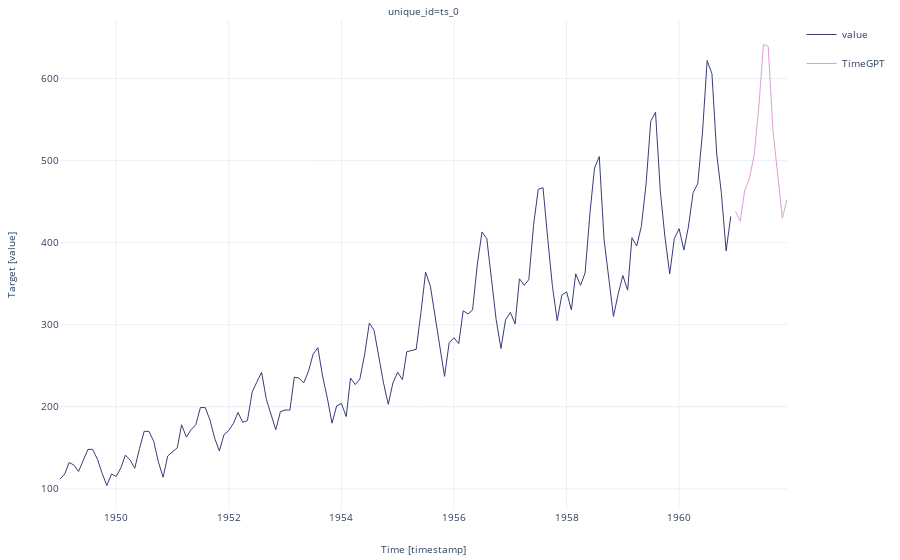

This figure's notebook cell:
### Code cell
timegpt.plot(df, timegpt_fcst_df, time_col='timestamp', target_col='value')

### Figure 1 — Plotly figure (JSON) as saved in the notebook; plotly's stock layout.template omitted (floating-point values rounded to 4 significant figures; data arrays with more than 128 entries replaced by an {"elided": "..."} marker saying what was removed)
{"data": [{"legendgroup": "value", "line": {"color": "#393b79", "width": 1}, "mode": "lines", "name": "value", "showlegend": true, "type": "scatter", "x": {"elided": "156 str values"}, "xaxis": "x", "y": {"elided": "156 int values"}, "yaxis": "y"}, {"legendgroup": "TimeGPT", "line": {"color": "#de9ed6", "width": 1}, "mode": "lines", "name": "TimeGPT", "showlegend": true, "type": "scatter", "x": {"elided": "156 str values"}, "xaxis": "x", "y": {"elided": "156 float values"}, "yaxis": "y"}], "layout": {"annotations": [{"font": {"size": 10}, "showarrow": false, "text": "unique_id=ts_0", "x": 0.5, "xanchor": "center", "xref": "paper", "y": 1, "yanchor": "bottom", "yref": "paper"}, {"font": {"size": 10}, "showarrow": false, "text": "Time [timestamp]", "x": 0.5, "xanchor": "center", "xref": "paper", "y": 0, "yanchor": "top", "yref": "paper", "yshift": -30}, {"font": {"size": 10}, "showarrow": false, "text": "Target [value]", "textangle": -90, "x": 0, "xanchor": "right", "xref": "paper", "xshift": -40, "y": 0.5, "yanchor": "middle", "yref": "paper"}], "autosize": true, "font": {"size": 10}, "margin": {"b": 50, "l": 60, "r": 10, "t": 20}, "xaxis": {"anchor": "y", "autorange": true, "domain": [0, 1], "range": ["1949-01-01", "1961-12-01"], "showticklabels": true, "type": "date", "visible": true}, "yaxis": {"anchor": "x", "autorange": true, "domain": [0, 1], "range": [74.14, 671.4], "type": "linear"}}}
